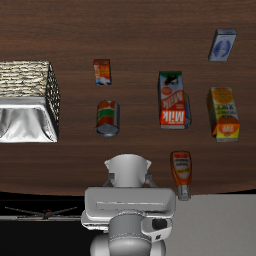
#> input picture paper1/current/figure_src/extract/frame_0.png, 256 x 256 px, found by its file name
$ python fig2.py
#> lines starting #> are read from the running program, lines starting #| are printed output that depends on the picture
### paper1/current/figure_src/scripts/figstyle.py
"""Shared visual system for Figures 1-5 (CVPR text width 6.875 in = 495 pt).
One accent (blue) = the shared response directions and their restoration. Controls: orange = clean-PCA basis,
gray = random basis / references. Red = lost success. Numbers and labels are always set in ink, never in a series colour."""
import matplotlib as mpl, matplotlib.pyplot as plt, numpy as np
from matplotlib.patches import FancyBboxPatch, Polygon
W_PT=495.0; W_IN=W_PT/72
INK='#1b2530'; SUB='#55616c'; MUTE='#8b96a0'; RULE='#dfe4e8'; PAPER='#ffffff'
K='#222222'; REF='#7a7a7a'; DASH=(0,(2,1.6))      # axis lines and tick labels; reference lines and their dash pattern
ACC='#1f6fb5'; ACC_T='#e4eef8'; ACC_M='#9fc3e6'
CLEANC='#d06a1f'; RAND='#6f7b85'
LOST='#c2452d'; GAIN='#3f5568'
COOL='#eef2f5'; COOL_E='#b9c5ce'; WARM='#fbf2e2'; WARM_E='#d3ba8a'; BAND='#f3f5f7'
# backwards-compatible names used by older scripts
RESP=ACC; RESTORE=ACC; GRAY=SUB; LIGHT='#b9c2ca'; GAINED=GAIN
FS=dict(letter=9.5,title=8.2,label=7.4,tick=7.0,note=7.0)
def apply():
    mpl.rcParams.update({
        'font.family':'sans-serif','font.sans-serif':['Liberation Sans','Arial','Helvetica','DejaVu Sans'],
        'mathtext.fontset':'stix','font.size':FS['label'],'axes.labelsize':FS['label'],'axes.titlesize':FS['title'],
        'xtick.labelsize':FS['tick'],'ytick.labelsize':FS['tick'],'legend.fontsize':FS['note'],
        'axes.edgecolor':K,'axes.labelcolor':K,'text.color':INK,'xtick.color':K,'ytick.color':K,
        'axes.linewidth':0.7,'xtick.major.width':0.7,'ytick.major.width':0.7,'xtick.major.size':2.6,'ytick.major.size':2.6,
        'xtick.major.pad':2,'ytick.major.pad':2,'axes.spines.top':False,'axes.spines.right':False,
        'pdf.fonttype':42,'svg.fonttype':'none','savefig.dpi':400,'axes.unicode_minus':True,'hatch.linewidth':0.5,
        'lines.solid_capstyle':'round','lines.solid_joinstyle':'round'})
class Fig:
    """Figure addressed in points, origin at the top-left corner."""
    def __init__(self,h_pt):
        self.H=h_pt; self.fig=plt.figure(figsize=(W_IN,h_pt/72)); self.cv=self.fig.add_axes([0,0,1,1]); self.cv.set_xlim(0,W_PT); self.cv.set_ylim(h_pt,0); self.cv.axis('off'); self.cv.set_zorder(1); self.cv.patch.set_alpha(0)
    def axes(self,x,y,w,h,**k):
        a=self.fig.add_axes([x/W_PT,1-(y+h)/self.H,w/W_PT,h/self.H],**k); a.set_zorder(2); a.patch.set_alpha(0); return a
    def text(self,x,y,s,size=None,color=INK,ha='left',va='center',weight='normal',style='normal',**k):
        return self.cv.text(x,y,s,fontsize=size or FS['label'],color=color,ha=ha,va=va,fontweight=weight,fontstyle=style,**k)
    def panel(self,x,y,letter,title,sub=None,sub_dx=None):
        self.text(x,y,letter,size=FS['letter'],weight='bold'); self.text(x+11,y,title,size=FS['title'],weight='bold')
        if sub: self.text(x+11,y+10.5,sub,size=FS['note'],color=SUB)
    def box(self,x,y,w,h,fc=PAPER,ec=COOL_E,lw=0.7,r=3,z=2,ls='-'):
        p=FancyBboxPatch((x+r,y+r),w-2*r,h-2*r,boxstyle=f'round,pad={r},rounding_size={r}',fc=fc,ec=ec,lw=lw,zorder=z,ls=ls,mutation_aspect=1); self.cv.add_patch(p); return p
    def line(self,pts,color=INK,lw=0.8,ls='-',z=3):
        pts=np.asarray(pts,float); self.cv.plot(pts[:,0],pts[:,1],color=color,lw=lw,ls=ls,zorder=z,solid_capstyle='butt',solid_joinstyle='round',dash_capstyle='butt')
    def arrow(self,pts,color=INK,lw=0.8,ls='-',z=3,hs=3.2,r=3.0):
        """Poly-line with rounded elbows and a filled triangular head on the final segment."""
        pts=[np.asarray(p,float) for p in pts]; out=[pts[0]]
        for i in range(1,len(pts)-1):
            a,b,c=pts[i-1],pts[i],pts[i+1]; d1=(b-a); d2=(c-b); l1=np.linalg.norm(d1); l2=np.linalg.norm(d2); rr=min(r,l1/2,l2/2)
            p1=b-d1/l1*rr; p2=b+d2/l2*rr
            t=np.linspace(0,1,7)[:,None]; out+=list((1-t)**2*p1+2*(1-t)*t*b+t**2*p2)
        out.append(pts[-1]); out=np.array(out)
        d=out[-1]-out[-2]; d=d/np.linalg.norm(d); n=np.array([-d[1],d[0]]); tip=out[-1]; base=tip-d*hs*1.35
        body=out.copy(); body[-1]=base+d*0.4
        self.cv.plot(body[:,0],body[:,1],color=color,lw=lw,ls=ls,zorder=z,solid_capstyle='butt',solid_joinstyle='round',dash_capstyle='butt')
        self.cv.add_patch(Polygon([tip,base+n*hs*0.5,base-n*hs*0.5],closed=True,fc=color,ec='none',zorder=z+0.1))
    # [4 lines left out: function image, not called in this run]
    def save(self,stem):
        for ext in ('pdf','svg','png'): self.fig.savefig(f'{stem}.{ext}')
        plt.close(self.fig)
# [4 lines left out: function clean_axis, not called in this run]
def save(fig,stem):
    for ext in ('pdf','svg','png'): fig.savefig(f'{stem}.{ext}')

### paper1/current/figure_src/scripts/fig2.py
"""Figure 2 (time and protocol), same visual idiom as Figure 1: pastel blocks, thin dark outlines, black arrows,
blue = what this paper adds. Four small diagrams:
  a  one query: ten generation steps, then five controls and a new observation
  b  recording: clean and perturbed branches share the initial noise and then evolve separately
  c  restoration: at every generation step a clean reference is computed on the same plan sample and time
  d  execution study: five runs per setting from one matched state
All content follows Sec. 3.1-3.2 and Sec. 4.3 of the paper; nothing here is data."""
import sys
import numpy as np
import matplotlib.pyplot as plt
import matplotlib.image as mi
from matplotlib.patches import Circle, Rectangle, PathPatch
from matplotlib.path import Path
from figstyle import *

apply()
HF = 203
f = Fig(HF)
R = f.fig.canvas.get_renderer()
K = '#222222'
C_VLM, C_AE, C_REF = '#fdf0c0', '#fcd9b8', '#fef0e2'
FS_B = 7.8


def T(x, y, s, size=FS_B, color=K, ha='left', weight='normal', **k):
    t = f.text(x, y, s, size=size, color=color, ha=ha, weight=weight, **k)
    return t.get_window_extent(R).x1 * 72 / f.fig.dpi


def block(x, y, w, h, label, fc, size=FS_B, r=3.2, ec=K, ls='-'):
    f.box(x, y, w, h, fc=fc, ec=ec, lw=0.75, r=r, z=3, ls=ls)
    if label: T(x + w / 2, y + h / 2 + 0.2, label, size=size, ha='center')


def arr(pts, color=K, lw=0.9, ls='-', hs=4.4, z=3.4, r=4.0):
    f.arrow(pts, color=color, lw=lw, ls=ls, hs=hs, z=z, r=r)


def title(x, y, letter, text):
    T(x, y, letter, size=9.5, weight='bold', color=INK)
    T(x + 11, y + 0.3, text, size=8.2, weight='bold', color=INK)


def dots(x, y):
    for dx in (0, 4, 8):
        f.cv.add_patch(Circle((x + dx, y), 0.75, fc=K, ec='none', zorder=3.4))


def frame(x, y, s, path):
#> called with x = 1, y = 30, s = 40, path = 'extract/frame_0.png'
    f.cv.imshow(mi.imread(path), extent=(x, x + s, y + s, y), zorder=2, aspect='auto', interpolation='lanczos')
    f.cv.set_xlim(0, W_PT); f.cv.set_ylim(f.H, 0)
    f.cv.add_patch(Rectangle((x, y), s, s, fc='none', ec=K, lw=0.75, zorder=2.5))


BW_, BH_ = 30.0, 18.0          # one action-expert pass at generation step j

# =================================================================== a: one query
title(1, 7, 'a', 'One query: ten generation steps, then five controls')
yc = 50.0
frame(1, yc - 20, 40, 'extract/frame_0.png')
arr([(41, yc), (54, yc)])
block(54, yc - 10, 48, 20, 'VLM prefix', C_VLM)
arr([(102, yc), (120, yc)])
block(120, yc - 10, 58, 20, 'Action expert', C_AE)
arr([(168, yc - 10), (168, yc - 23), (130, yc - 23), (130, yc - 10)])
T(149, yc - 28.5, '×10', ha='center')
T(126, yc + 24.5, r'$x_0$', size=8.4, ha='center'); arr([(126, yc + 19.5), (126, yc + 10)])
arr([(178, yc), (190, yc)])
S_, G_ = 4.3, 0.75
for i in range(10):
    f.box(190 + i * (S_ + G_), yc - S_ / 2, S_, S_, fc=('#f3a968' if i < 5 else '#fdebd9'), ec=K, lw=0.5, r=0.9, z=3)
xm = 190 + 2.5 * (S_ + G_) - G_ / 2
arr([(xm, yc + 4.2), (xm, yc + 36), (21, yc + 36), (21, yc + 20.6)])
T(111, yc + 43, 'first 5 commands executed, then a new observation', size=7.0, ha='center')

# =================================================================== b: recording
BX = 256.0
title(BX, 7, 'b', 'Recording: same noise, two branches')
y1, y2 = 36.0, 80.0
T(BX + 3, (y1 + y2) / 2, r'$x_0$', size=8.4)
for y in (y1, y2):
    arr([(BX + 14, (y1 + y2) / 2), (BX + 21, (y1 + y2) / 2), (BX + 21, y), (BX + 31, y)])
XS = (BX + 31, BX + 75, BX + 136)
for y in (y1, y2):
    for x, lab in zip(XS, (r'$j=0$', r'$j=1$', r'$j=9$')):
        block(x, y - BH_ / 2, BW_, BH_, lab, C_AE)
    arr([(XS[0] + BW_, y), (XS[1], y)])
    f.line([(XS[1] + BW_, y), (XS[1] + BW_ + 7, y)], color=K, lw=0.9, z=3.4)
    dots(XS[1] + BW_ + 11, y)
    arr([(XS[2] - 9, y), (XS[2], y)])
    arr([(XS[2] + BW_, y), (XS[2] + BW_ + 13, y)])
T(XS[2] + BW_ + 17, y1 + 0.2, 'clean'); T(XS[2] + BW_ + 17, y2 + 0.2, 'perturbed')
for x in XS:
    xc = x + BW_ / 2
    f.line([(xc, y1 + BH_ / 2), (xc, y2 - BH_ / 2)], color=ACC, lw=1.1, z=3.2)
    f.cv.add_patch(Circle((xc, (y1 + y2) / 2), 2.7, fc=ACC, ec='none', zorder=4))
T(XS[1] + BW_ / 2 + 6, (y1 + y2) / 2 + 0.2, r'$\Delta H_{\ell,j}$', size=8.4)

# =================================================================== c: restoration
Y0 = 113.0
title(1, Y0, 'c', 'Restoration: clean reference on the same plan, every step')
yr, ym = Y0 + 31, Y0 + 73
T(3, ym, r'$x_0$', size=8.4)
XC = (34.0, 92.0, 166.0)
prev = 15.0
for i, (x, lab) in enumerate(zip(XC, (r'$j=0$', r'$j=1$', r'$j=9$'))):
    block(x, ym - BH_ / 2, BW_, BH_, lab, C_AE)
    block(x, yr - BH_ / 2, BW_, BH_, lab, C_REF)
    jx = x - 10
    if i < 2: arr([(prev, ym), (x, ym)])
    else: arr([(x - 14, ym), (x, ym)])
    f.cv.add_patch(Circle((jx, ym), 1.3, fc=K, ec='none', zorder=3.6))
    arr([(jx, ym), (jx, yr), (x, yr)])
    arr([(x + BW_ / 2, yr + BH_ / 2), (x + BW_ / 2, ym - BH_ / 2)], color=ACC, lw=1.1, hs=4.6, z=3.6)
    prev = x + BW_
f.line([(XC[1] + BW_, ym), (XC[1] + BW_ + 8, ym)], color=K, lw=0.9, z=3.4)
dots(XC[1] + BW_ + 12, ym)
arr([(XC[2] + BW_, ym), (XC[2] + BW_ + 13, ym)])
T(XC[2] + BW_ + 17, ym + 0.2, 'perturbed'); T(XC[2] + BW_ + 17, yr + 0.2, 'clean')
T(XC[1] + BW_ / 2 + 6, (yr + ym) / 2 + 0.2, 'restore at L9', size=7.0)

# =================================================================== d: execution study
title(BX, Y0, 'd', 'Paired executions: five runs from one state')
x0, xe, ys = BX + 10, BX + 128, Y0 + 40
ends = {r'$T_0$': -27.0, r"$R_0,\,R_0'$": -5.0, r'$R_1$': 11.0, r'$T_1$': 31.0}


def run(dy, ls, lw=1.0, col=K):
    f.cv.add_patch(PathPatch(Path([(x0, ys), (x0 + 48, ys + 0.12 * dy), (xe, ys + dy)], [Path.MOVETO, Path.CURVE3, Path.CURVE3]), fc='none', ec=col, lw=lw, ls=ls, zorder=3.3, capstyle='butt'))


for lab, dy in ends.items():
    run(dy, (0, (3.2, 1.8)) if lab.startswith('$T') else '-')
    T(xe + 4, ys + dy + 0.2, lab, size=8.2)
run(-8.2, '-', lw=0.7, col='#8a8a8a')                          # the same-noise repeat R'_0 stays close to R_0
f.cv.add_patch(Circle((x0, ys), 2.2, fc=K, ec='none', zorder=4))
ya = Y0 + 80
f.line([(x0, ya), (xe, ya)], color=K, lw=0.7, z=3)
for frac, lab in ((0.22, '5'), (0.93, '60')):
    xx = x0 + frac * (xe - x0)
    f.line([(xx, ya), (xx, ya + 2.6)], color=K, lw=0.7, z=3)
    f.line([(xx, ys - 30), (xx, ya)], color='#9a9a9a', lw=0.6, ls=(0, (1.2, 1.8)), z=2.5)
    T(xx, ya + 7.6, lab, size=7.0, ha='center')
T(xe + 5, ya + 0.2, 'controls', size=7.0)
bx = xe + 40


def brace(ya_, yb_, lab):
    f.line([(bx - 3, ya_ + 1), (bx, ya_ + 1), (bx, yb_ - 1), (bx - 3, yb_ - 1)], color=K, lw=0.8, z=3.4)
    T(bx + 4, (ya_ + yb_) / 2 + 0.2, lab, size=7.0)


brace(ys - 27, ys - 5, 'perturbation')
brace(ys - 5, ys + 11, 'clean rerun')
brace(ys + 11, ys + 31, 'perturbation')

out = sys.argv[1] if len(sys.argv) > 1 else 'wire/fig2_new'
f.save(out)
#> the loop in save, `for ext in ('pdf','svg','png'): self.fig.savefig(f'{stem}.{ext}')` made 3 passes
#> pass 1, in save, `for ext in ('pdf','svg','png'): self.fig.savefig(f'{stem}.{ext}')`:
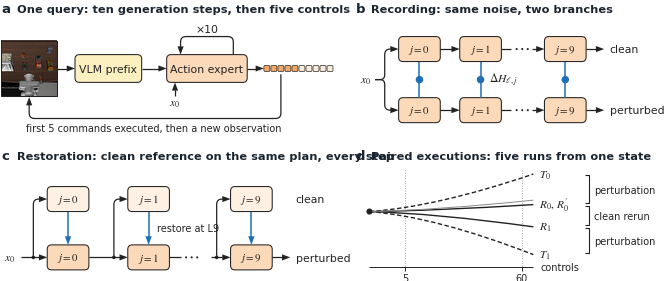
#> figure drawn by matplotlib, 1 panel
print('saved', out)

$ run again, with paper1/current/figure_src/extract/frame_1.png copied over paper1/current/figure_src/extract/frame_0.png
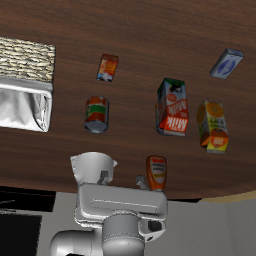
#> input picture paper1/current/figure_src/extract/frame_1.png, 256 x 256 px, found by its file name
#> the loop in save, `for ext in ('pdf','svg','png'): self.fig.savefig(f'{stem}.{ext}')` made 3 passes
#> pass 1, in save, `for ext in ('pdf','svg','png'): self.fig.savefig(f'{stem}.{ext}')`:
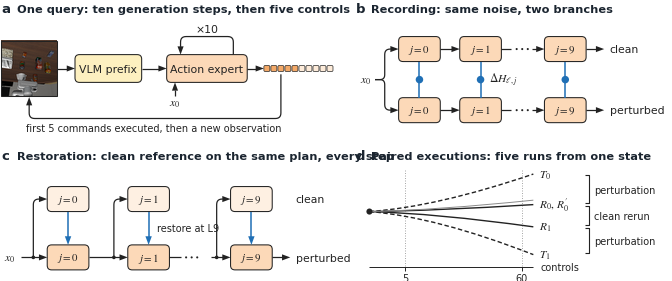
#> figure drawn by matplotlib, 1 panel
